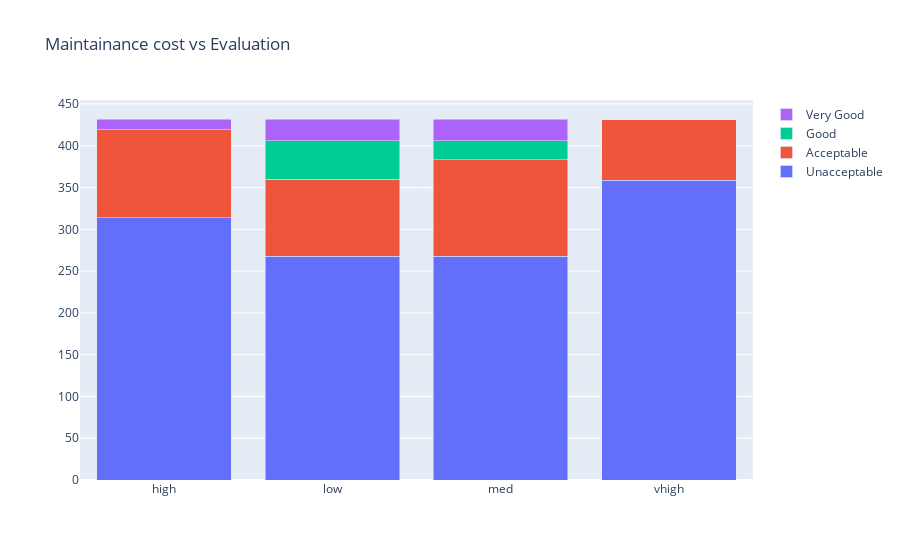

The notebook cell this image was saved under:
### Code cell
data = [
    go.Bar(
        x=a[0].index, # assign x as the dataframe column 'x'
        y=mc['unacc'],
        name='Unacceptable'
    ),
    go.Bar(
        x=a[0].index,
        y=mc['acc'],
        name='Acceptable'
    ),
    go.Bar(
        x=a[0].index,
        y=mc['good'],
        name='Good'
    ),
    go.Bar(
        x=a[0].index,
        y=mc['vgood'],
        name='Very Good'
    )

]

layout = go.Layout(
    barmode='stack',
    title='Maintainance cost vs Evaluation'
)

fig = go.Figure(data=data, layout=layout)
py.iplot(fig, filename='cars_donut')

### Figure 1 — Plotly figure (JSON) as saved in the notebook; plotly's stock layout.template omitted (floating-point values rounded to 4 significant figures)
{"data": [{"name": "Unacceptable", "type": "bar", "x": ["high", "low", "med", "vhigh"], "y": [314, 268, 268, 359]}, {"name": "Acceptable", "type": "bar", "x": ["high", "low", "med", "vhigh"], "y": [105, 92, 115, 72]}, {"name": "Good", "type": "bar", "x": ["high", "low", "med", "vhigh"], "y": [0, 46, 23, 0]}, {"name": "Very Good", "type": "bar", "x": ["high", "low", "med", "vhigh"], "y": [13, 26, 26, 0]}], "layout": {"barmode": "stack", "title": {"text": "Maintainance cost vs Evaluation"}}}
